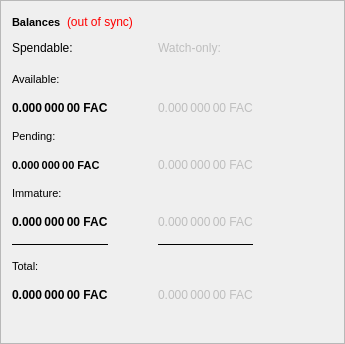
        <widget class="QFrame" name="frame_Balances">
         <property name="frameShape">
          <enum>QFrame::StyledPanel</enum>
         </property>
         <property name="frameShadow">
          <enum>QFrame::Raised</enum>
         </property>
         <layout class="QVBoxLayout" name="verticalLayout_4">
          <item>
           <layout class="QHBoxLayout" name="horizontalLayout_4">
            <item>
             <widget class="QLabel" name="BalanceTitle">
              <property name="font">
               <font>
                <pointsize>8</pointsize>
                <weight>75</weight>
                <italic>false</italic>
                <bold>true</bold>
                <underline>false</underline>
                <stylestrategy>PreferDefault</stylestrategy>
               </font>
              </property>
              <property name="text">
               <string>Balances</string>
              </property>
             </widget>
            </item>
            <item>
             <widget class="QLabel" name="labelWalletStatus">
              <property name="cursor">
               <cursorShape>WhatsThisCursor</cursorShape>
              </property>
              <property name="toolTip">
               <string>The displayed information may be out of date. Your wallet automatically synchronizes with the Fac network after a connection is established, but this process has not completed yet.</string>
              </property>
              <property name="styleSheet">
               <string notr="true">QLabel { color: red; }</string>
              </property>
              <property name="text">
               <string notr="true">(out of sync)</string>
              </property>
             </widget>
            </item>
            <item>
             <spacer name="horizontalSpacer_3">
              <property name="orientation">
               <enum>Qt::Horizontal</enum>
              </property>
              <property name="sizeHint" stdset="0">
               <size>
                <width>30</width>
                <height>20</height>
               </size>
              </property>
             </spacer>
            </item>
           </layout>
          </item>
          <item>
           <layout class="QGridLayout" name="gridLayout">
            <property name="horizontalSpacing">
             <number>50</number>
            </property>
            <property name="verticalSpacing">
             <number>15</number>
            </property>
            <item row="0" column="0">
             <widget class="QLabel" name="labelSpendable">
              <property name="text">
               <string>Spendable:</string>
              </property>
             </widget>
            </item>
            <item row="10" column="0">
             <widget class="QLabel" name="labelTotal">
              <property name="font">
               <font>
                <weight>75</weight>
                <bold>true</bold>
               </font>
              </property>
              <property name="toolTip">
               <string>Your current total balance</string>
              </property>
              <property name="text">
               <string notr="true">0.000 000 00 FAC</string>
              </property>
              <property name="textInteractionFlags">
               <set>Qt::NoTextInteraction</set>
              </property>
             </widget>
            </item>
            <item row="2" column="0">
             <widget class="QLabel" name="labelBalance">
              <property name="font">
               <font>
                <weight>75</weight>
                <bold>true</bold>
               </font>
              </property>
              <property name="toolTip">
               <string>Your current spendable balance</string>
              </property>
              <property name="text">
               <string notr="true">0.000 000 00 FAC</string>
              </property>
              <property name="textInteractionFlags">
               <set>Qt::NoTextInteraction</set>
              </property>
             </widget>
            </item>
            <item row="4" column="1">
             <widget class="QLabel" name="labelWatchPending">
              <property name="enabled">
               <bool>false</bool>
              </property>
              <property name="font">
               <font>
                <weight>50</weight>
                <bold>false</bold>
               </font>
              </property>
              <property name="toolTip">
               <string>Unconfirmed transactions to watch-only addresses</string>
              </property>
              <property name="text">
               <string notr="true">0.000 000 00 FAC</string>
              </property>
              <property name="textInteractionFlags">
               <set>Qt::NoTextInteraction</set>
              </property>
             </widget>
            </item>
            <item row="4" column="0">
             <widget class="QLabel" name="labelUnconfirmed">
              <property name="font">
               <font>
                <pointsize>8</pointsize>
                <weight>75</weight>
                <bold>true</bold>
               </font>
              </property>
              <property name="toolTip">
               <string>Total of transactions that have yet to be confirmed, and do not yet count toward the spendable balance</string>
              </property>
              <property name="text">
               <string notr="true">0.000 000 00 FAC</string>
              </property>
              <property name="textInteractionFlags">
               <set>Qt::NoTextInteraction</set>
              </property>
             </widget>
            </item>
            <item row="0" column="1">
             <widget class="QLabel" name="labelWatchonly">
              <property name="enabled">
               <bool>false</bool>
              </property>
              <property name="text">
               <string>Watch-only:</string>
              </property>
             </widget>
            </item>
            <item row="6" column="1">
             <widget class="QLabel" name="labelWatchImmature">
              <property name="enabled">
               <bool>false</bool>
              </property>
              <property name="font">
               <font>
                <weight>50</weight>
                <bold>false</bold>
               </font>
              </property>
              <property name="toolTip">
               <string>Staked or masternode rewards in watch-only addresses that has not yet matured</string>
              </property>
              <property name="text">
               <string notr="true">0.000 000 00 FAC</string>
              </property>
              <property name="textInteractionFlags">
               <set>Qt::NoTextInteraction</set>
              </property>
             </widget>
            </item>
            <item row="8" column="0">
             <widget class="Line" name="lineSpendableBalance">
              <property name="enabled">
               <bool>true</bool>
              </property>
              <property name="sizePolicy">
               <sizepolicy hsizetype="Preferred" vsizetype="Fixed">
                <horstretch>0</horstretch>
                <verstretch>0</verstretch>
               </sizepolicy>
              </property>
              <property name="maximumSize">
               <size>
                <width>16777215</width>
                <height>1</height>
               </size>
              </property>
              <property name="frameShadow">
               <enum>QFrame::Plain</enum>
              </property>
              <property name="orientation">
               <enum>Qt::Horizontal</enum>
              </property>
             </widget>
            </item>
            <item row="10" column="1">
             <widget class="QLabel" name="labelWatchTotal">
              <property name="enabled">
               <bool>false</bool>
              </property>
              <property name="font">
               <font>
                <weight>50</weight>
                <bold>false</bold>
               </font>
              </property>
              <property name="toolTip">
               <string>Current total balance in watch-only addresses</string>
              </property>
              <property name="text">
               <string notr="true">0.000 000 00 FAC</string>
              </property>
              <property name="textInteractionFlags">
               <set>Qt::NoTextInteraction</set>
              </property>
             </widget>
            </item>
            <item row="8" column="1">
             <widget class="Line" name="lineWatchOnlyBalance">
              <property name="enabled">
               <bool>true</bool>
              </property>
              <property name="sizePolicy">
               <sizepolicy hsizetype="Preferred" vsizetype="Fixed">
                <horstretch>0</horstretch>
                <verstretch>0</verstretch>
               </sizepolicy>
              </property>
              <property name="maximumSize">
               <size>
                <width>16777215</width>
                <height>1</height>
               </size>
              </property>
              <property name="frameShadow">
               <enum>QFrame::Plain</enum>
              </property>
              <property name="orientation">
               <enum>Qt::Horizontal</enum>
              </property>
             </widget>
            </item>
            <item row="0" column="2">
             <spacer name="horizontalSpacer_2">
              <property name="orientation">
               <enum>Qt::Horizontal</enum>
              </property>
              <property name="sizeType">
               <enum>QSizePolicy::Expanding</enum>
              </property>
              <property name="sizeHint" stdset="0">
               <size>
                <width>30</width>
                <height>20</height>
               </size>
              </property>
             </spacer>
            </item>
            <item row="6" column="0">
             <widget class="QLabel" name="labelImmature">
              <property name="font">
               <font>
                <weight>75</weight>
                <bold>true</bold>
               </font>
              </property>
              <property name="toolTip">
               <string>Staked or masternode rewards that has not yet matured</string>
              </property>
              <property name="layoutDirection">
               <enum>Qt::LeftToRight</enum>
              </property>
              <property name="text">
               <string notr="true">0.000 000 00 FAC</string>
              </property>
              <property name="textInteractionFlags">
               <set>Qt::NoTextInteraction</set>
              </property>
             </widget>
            </item>
            <item row="2" column="1">
             <widget class="QLabel" name="labelWatchAvailable">
              <property name="enabled">
               <bool>false</bool>
              </property>
              <property name="font">
               <font>
                <weight>50</weight>
                <bold>false</bold>
               </font>
              </property>
              <property name="toolTip">
               <string>Your current balance in watch-only addresses</string>
              </property>
              <property name="text">
               <string notr="true">0.000 000 00 FAC</string>
              </property>
              <property name="textInteractionFlags">
               <set>Qt::NoTextInteraction</set>
              </property>
             </widget>
            </item>
            <item row="9" column="0" colspan="3">
             <widget class="QLabel" name="labelTotalText">
              <property name="font">
               <font>
                <pointsize>8</pointsize>
               </font>
              </property>
              <property name="text">
               <string>Total:</string>
              </property>
             </widget>
            </item>
            <item row="3" column="0" colspan="3">
             <widget class="QLabel" name="labelPendingText">
              <property name="font">
               <font>
                <pointsize>8</pointsize>
                <kerning>true</kerning>
               </font>
              </property>
              <property name="text">
               <string>Pending:</string>
              </property>
             </widget>
            </item>
            <item row="1" column="0" colspan="3">
             <widget class="QLabel" name="labelBalanceText">
              <property name="font">
               <font>
                <pointsize>8</pointsize>
                <weight>50</weight>
                <bold>false</bold>
               </font>
              </property>
              <property name="text">
               <string>Available:</string>
              </property>
             </widget>
            </item>
            <item row="5" column="0" colspan="3">
             <widget class="QLabel" name="labelImmatureText">
              <property name="font">
               <font>
                <pointsize>8</pointsize>
               </font>
              </property>
              <property name="text">
               <string>Immature:</string>
              </property>
             </widget>
            </item>
           </layout>
          </item>
          <item>
           <spacer name="verticalSpacer_2">
            <property name="orientation">
             <enum>Qt::Vertical</enum>
            </property>
            <property name="sizeType">
             <enum>QSizePolicy::Expanding</enum>
            </property>
            <property name="sizeHint" stdset="0">
             <size>
              <width>20</width>
              <height>30</height>
             </size>
            </property>
           </spacer>
          </item>
         </layout>
        </widget>
